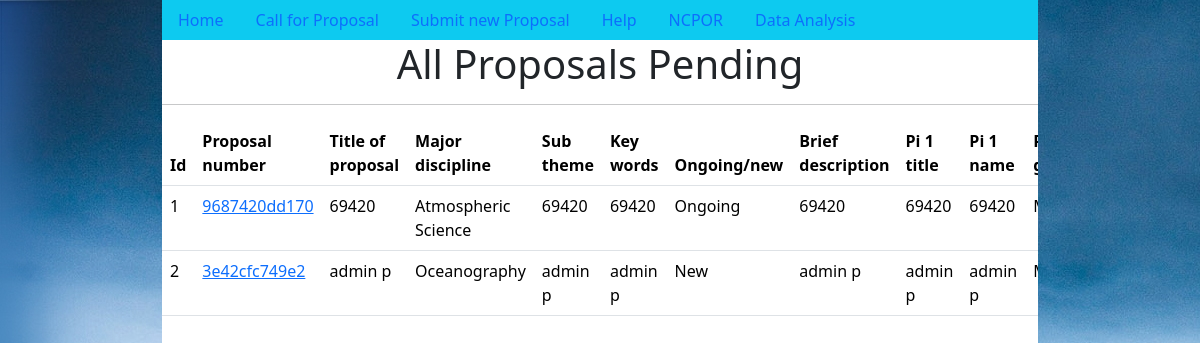
The page /coordinator/all (signed in) on the database its author committed.
### proposals/models.py (models this page shows)
class Details(models.Model):
    DISCIPLINE_CHOICES = (
        ("Atmospheric Science", "Atmospheric Science"),
        ("Oceanography", "Oceanography"),
        ("Geology and Palosciences", "Geology and Palosciences"),
        ("Glaciology and Remote Sensing", "Glaciology and Remote Sensing"),
        ("Environmental Science", "Environmental Science"),
        ("Biology", "Biology"),
        ("Other", "Other"),
    )
    FRESHNESS_CHOICE = (("Ongoing", "Ongoing"), ("New", "New"))
    proposal_number = models.CharField(max_length=12, null=True, blank=True)
    email = models.EmailField()
    title_of_proposal = models.CharField(
        max_length=50, null=False, unique=True, primary_key=True
    )
    major_discipline = models.CharField(
        max_length=30, choices=DISCIPLINE_CHOICES, null=False
    )
    sub_theme = models.CharField(max_length=20, null=False)
    key_words = models.CharField(max_length=50)
    freshness = models.CharField(
        max_length=10, choices=FRESHNESS_CHOICE, null=False, name="Ongoing/New"
    )
    brief_description = models.TextField(max_length=250)
    GENDER_CHOICES = (
        ("M", "Male"),
        ("F", "Female"),
        ("O", "Other"),
    )
    for i in range(1, 10 + 1):
        exec(
            f"""
pi_{i}_title = models.CharField(max_length=50, null=True, blank=True)
pi_{i}_name = models.CharField(max_length=50, null=True, blank=True)
pi_{i}_gender = models.CharField(max_length = 1,choices = GENDER_CHOICES, null=True,  blank=True)
pi_{i}_designation = models.CharField(max_length=50, null=True, blank=True)
pi_{i}_institute = models.CharField(max_length=50, null=True, blank=True)
pi_{i}_address = models.TextField(null=True, blank=True)
pi_{i}_mobile = PhoneNumberField(null=True, blank=True)
pi_{i}_email = models.EmailField(null=True, blank=True)
"""
        )

### coordinator/views.py (the view)
# urls.py: path('all', views.all),
@login_required
def all(request):
    details = [i for i in list(proposals.models.Details.objects.exclude(
    proposal_number__in=Subquery(reviewer.models.RequestToReview.objects.values('proposal_number'))
).values())]
    print(f"{details=}")
    output = []
    for index, i in enumerate(details):
        temp = {"id": index + 1}
        temp.update(i)
        try:
            files = proposals.models.Files.objects.get(
                email=request.user.email, title_of_proposal=i["title_of_proposal"]
            )
            files = model_to_dict(files)
            temp.update(files)
        except proposals.models.Files.DoesNotExist:
            pass
        output.append(
            [
                (
                    " ".join((i.replace("_", " ").capitalize()).split()[:3]),
                    j if j != "" else "No",
                )
                for i, j in temp.items()
                if i not in ["email"]
            ]
        )
    print(f"{output=}")
    return render(
        request=request,
        template_name="all_proposals.html",
        context={"output": output, "heads": output[0]},
    )

### coordinator/templates/all_proposals.html (shortened to what this page needs)
{% extends 'base.html' %}
{% block head %}All Proposals Pending{% endblock %}
{% block content %}
{% if output %}
<div class="table-responsive">
<table class="table">
        <thead>
            <tr>
                {% for row, _ in heads %}
                    <th>{{ row }}</th>
                {% endfor %}
            </tr>
        </thead>
        {% for row in output %}
            <tbody>
                    <tr>
                        {% for title, value in row %}
                            {% if title == "Proposal number" %}
                                <td><a href="/coordinator/assign/{{value}}">{{ value }}</a></td>
                            {% else %}
                                <td>{{ value }}</td>
                            {% endif %}
                        {% endfor %}
                    </tr>
            </tbody>
        {% endfor %}
</table>
</div>
{% else %}
No Proposal complete
{% endif %}
{% endblock %}

### rows shown on the page
Details: row "9687420dd170", row "69420" "Atmospheric Science" "69420" "69420" "Ongoing" "69420" "69420" "69420"
Details: row "3e42cfc749e2", row "admin p" "Oceanography" "admin p" "admin p" "New" "admin p" "admin p" "admin p"

### other values the page prints
{{ row }} "Id" "Proposal number" "Title of proposal" "Major discipline" "Sub theme" "Key words" "Ongoing/new" "Brief description" "Pi 1 title" "Pi 1 name"
{{ value }} "1" "2"
